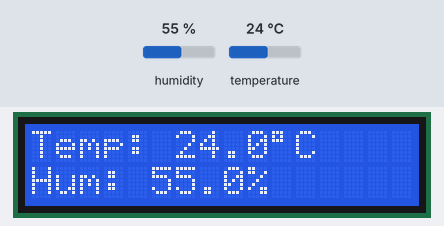
Bench run of a sketch on a simulated Arduino Uno, built with avr-gcc and run on an emulated ATmega328P. On the bench: 16×2 character LCD. The test bench sets the inputs (shaded band); at power-on: humidity 55 %, temperature 24 °C. What the sketch prints to the serial monitor is not drawn.

Above: at 1.2 s.
1.3 s: humidity set to 22 %
At 4.4 s:
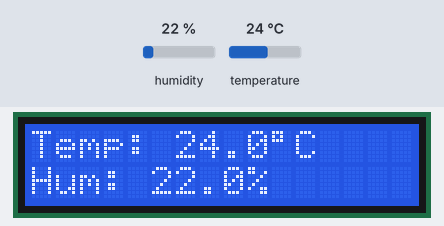
5.3 s: temperature set to 12 °C
At 7.3 s:
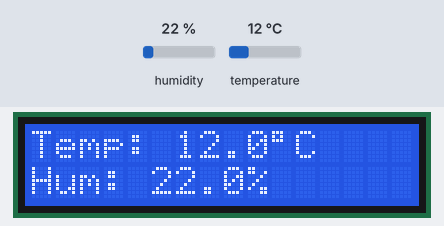
9.3 s: humidity set to 40 %
At 13.1 s:
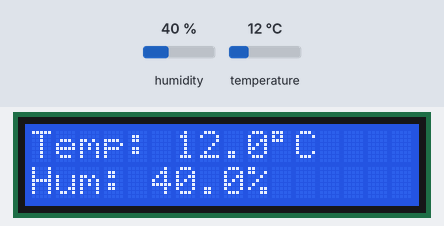
13.8 s: temperature set to 19 °C
At 16.1 s:
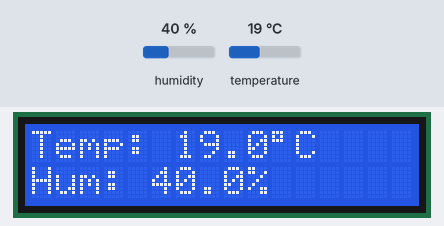
Timing chart, 0 to 17.6 s (numbered marks = the images above; inputs shaded):
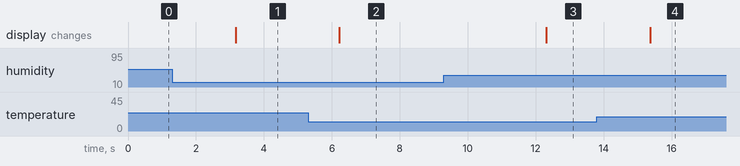

The sketch:

weather-station.ino
```cpp
#include <DHT.h>
#include <LiquidCrystal_I2C.h>

/* ---------- Configuration ---------- */
#define DHT_PIN         11
#define DHT_TYPE        DHT11
#define LCD_ADDRESS     0x27
#define LCD_COLS        16
#define LCD_ROWS        2
#define SAMPLE_INTERVAL 3000   // milliseconds

/* ---------- Objects ---------- */
DHT dht(DHT_PIN, DHT_TYPE);
LiquidCrystal_I2C lcd(LCD_ADDRESS, LCD_COLS, LCD_ROWS);

/* ---------- Global Variables ---------- */
float temperature = 0.0;
float humidity    = 0.0;

/* ---------- Function Prototypes ---------- */
void initializeSystem();
void readSensor();
bool isValidReading(float t, float h);
void printSerial(float t, float h);
void displayData(float t, float h);
void displayError();

void setup() {
  initializeSystem();
}

void loop() {

  readSensor();

  if (!isValidReading(temperature, humidity)) {
    displayError();
    Serial.println("Sensor read failed");
    delay(1000);
    return;
  }

  printSerial(temperature, humidity);
  displayData(temperature, humidity);

  delay(SAMPLE_INTERVAL);
}

/* ================================================= */
/* ---------------- Function Definitions ------------ */
/* ================================================= */

void initializeSystem() {
  Serial.begin(9600);
  dht.begin();

  lcd.init();
  lcd.backlight();
  lcd.clear();

  Serial.println("System Initialized");
}

void readSensor() {
  temperature = dht.readTemperature();
  humidity    = dht.readHumidity();
}

bool isValidReading(float t, float h) {
  return !(isnan(t) || isnan(h));
}

void printSerial(float t, float h) {
  Serial.print("Temp: ");
  Serial.print(t);
  Serial.print(" C | Hum: ");
  Serial.print(h);
  Serial.println(" %");
}

void displayData(float t, float h) {
  lcd.clear();

  lcd.setCursor(0, 0);
  lcd.print("Temp: ");
  lcd.print(t, 1);
  lcd.print((char)223);
  lcd.print("C");

  lcd.setCursor(0, 1);
  lcd.print("Hum: ");
  lcd.print(h, 1);
  lcd.print("%");
}

void displayError() {
  lcd.clear();
  lcd.setCursor(0, 0);
  lcd.print("Sensor Error");
}
```

Measured:
- after the input at 1.3 s, the display: changes after 1.9 s (image 1)
- after the input at 5.3 s, the display: changes after 0.92 s (image 2)
- after the input at 9.3 s, the display: changes after 3.0 s (image 3)
- after the input at 13.8 s, the display: changes after 1.6 s (image 4)
